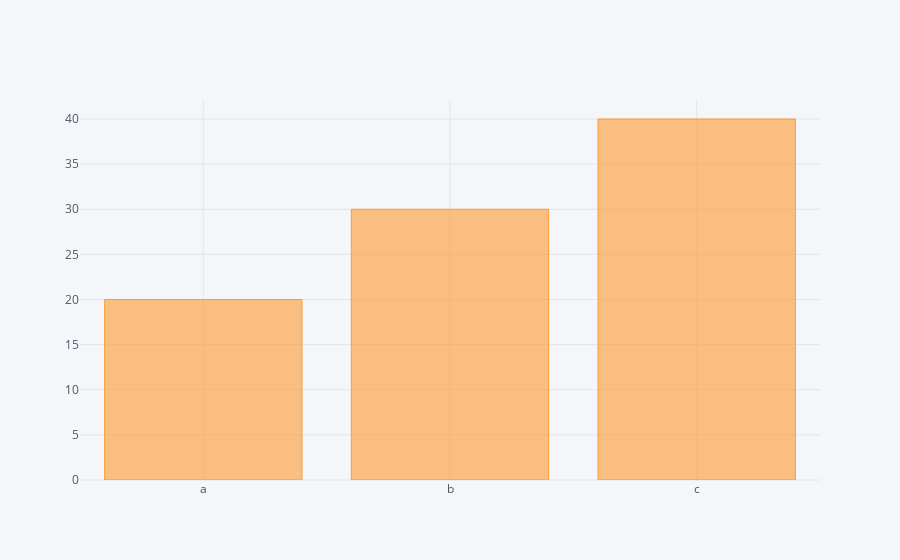

The notebook cell this image was saved under:
### Code cell
df2.iplot(kind="bar", x="Category", y="Values")

### Figure 1 — Plotly figure (JSON) as saved in the notebook; plotly's stock layout.template omitted (floating-point values rounded to 4 significant figures)
{"data": [{"marker": {"color": "rgba(255, 153, 51, 0.6)", "line": {"color": "rgba(255, 153, 51, 1.0)", "width": 1}}, "name": "Values", "orientation": "v", "text": "", "type": "bar", "uid": "a2103c28-c7cc-48e4-af11-c0c43582e30a", "x": ["a", "b", "c"], "y": [20, 30, 40]}], "layout": {"legend": {"bgcolor": "#F5F6F9", "font": {"color": "#4D5663"}}, "paper_bgcolor": "#F5F6F9", "plot_bgcolor": "#F5F6F9", "title": {"font": {"color": "#4D5663"}}, "xaxis": {"gridcolor": "#E1E5ED", "showgrid": true, "tickfont": {"color": "#4D5663"}, "title": {"font": {"color": "#4D5663"}, "text": ""}, "zerolinecolor": "#E1E5ED"}, "yaxis": {"gridcolor": "#E1E5ED", "showgrid": true, "tickfont": {"color": "#4D5663"}, "title": {"font": {"color": "#4D5663"}, "text": ""}, "zerolinecolor": "#E1E5ED"}}}
